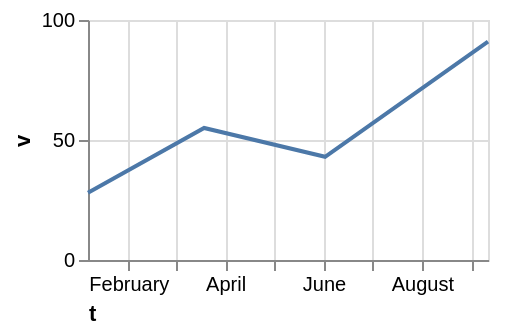

The specification (Vega-Lite) saved for this image:
### Vega-Lite specification from a JSON file in a GitHub repository (floating-point values rounded to 4 significant figures)
{"$schema": "https://vega.github.io/schema/vega-lite/v6.json", "width": 200, "height": 120, "data": {"values": [{"c": "alpha", "v": 28, "w": 3, "t": "2024-01-07"}, {"c": "beta", "v": 55, "w": 7, "t": "2024-03-19"}, {"c": "gamma", "v": 43, "w": 5, "t": "2024-06-02"}, {"c": "delta", "v": 91, "w": 9, "t": "2024-09-11"}]}, "mark": "line", "encoding": {"x": {"field": "t", "type": "temporal", "axis": {"titleAnchor": "start"}}, "y": {"field": "v", "type": "quantitative"}}}
